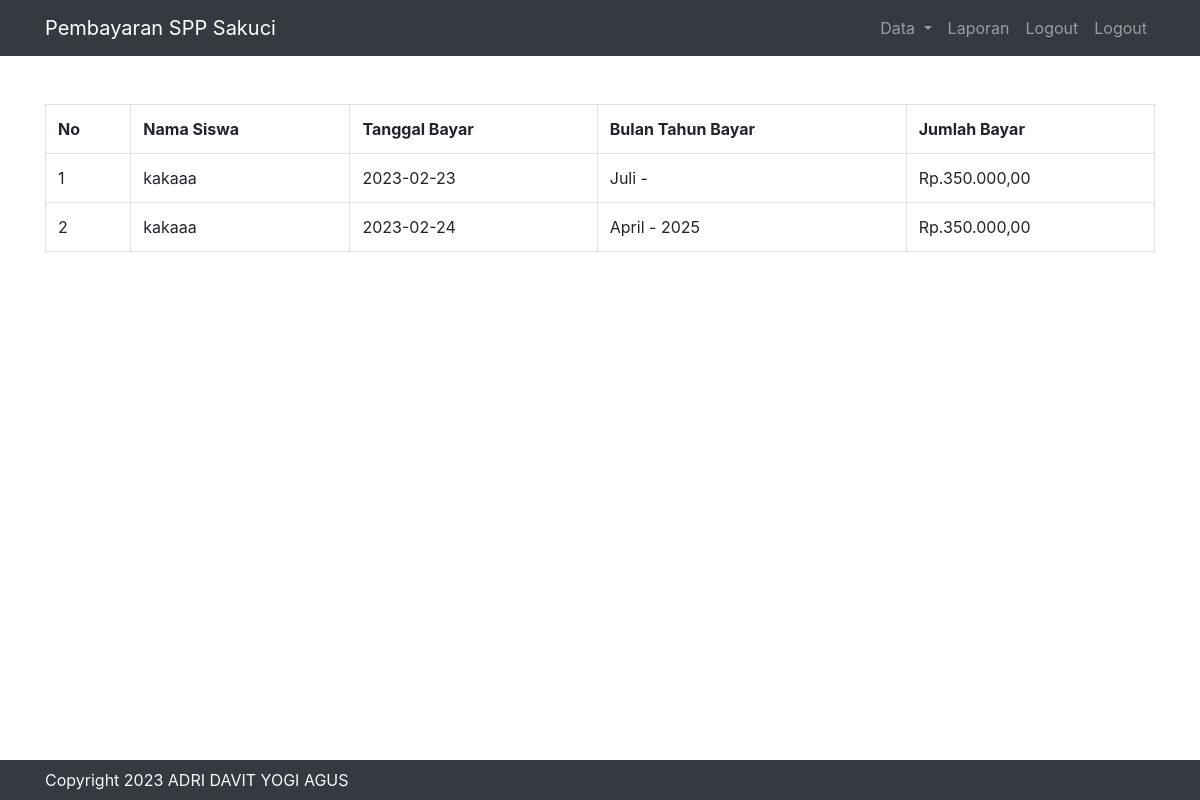
Screenshot of /admin.php?page=history&nisn=00000 (signed in) with the database file from the repository.
### tables this page shows
CREATE TABLE `pembayaran` (
  `id_pembayaran` int(11) UNSIGNED NOT NULL,
  `id_petugas` int(11) UNSIGNED DEFAULT NULL,
  `nisn` char(20) DEFAULT NULL,
  `tgl_bayar` date DEFAULT NULL,
  `bulan_dibayar` varchar(15) DEFAULT NULL,
  `tahun_dibayar` varchar(4) DEFAULT NULL,
  `id_spp` int(11) UNSIGNED DEFAULT NULL,
  `jumlah_bayar` int(30) DEFAULT NULL
);

CREATE TABLE `siswa` (
  `nisn` char(20) NOT NULL DEFAULT '',
  `nis` char(20) NOT NULL DEFAULT '',
  `nama` varchar(35) NOT NULL,
  `id_kelas` int(10) UNSIGNED NOT NULL,
  `alamat` text NOT NULL,
  `no_telp` varchar(13) NOT NULL,
  `id_spp` int(11) UNSIGNED NOT NULL
);

### system/fungsi.php (called while the page is built, shortened)
<?php
class Fungsi {
    public function kon(){
        $kon = mysqli_connect('localhost', 'root' , '','spp');
        return $kon;
    }
    public function history($nisn){
        $sql = "SELECT * FROM pembayaran LEFT JOIN siswa ON pembayaran.nisn=siswa.nisn WHERE pembayaran.nisn = '$nisn'";
        $query = mysqli_query ($this->kon(),$sql);
      while($d = mysqli_fetch_assoc($query)){
            $data[] = $d;
      }
      return $data;
    }
}

### user/history.php (the view)
<?php
    $nisn = $_GET['nisn'];
    $his = $fungsi->history($nisn);
?>
<div class="container mt-5">
    <table class="table table-bordered">
        <tr>
            <th>No</th>
            <th>Nama Siswa</th>
            <th>Tanggal Bayar</th>
            <th>Bulan Tahun Bayar</th>
            <th>Jumlah Bayar</th>
        </tr>
        <?php
        $no=1;
        foreach($his as $d){ ?>
            <tr>
                <td><?= $no++;?></td>
                <td><?= $d['nama']?></td>
                <td><?= $d['tgl_bayar']?></td>
                <td><?= $d['bulan_dibayar']?> - <?= $d['tahun_dibayar']?> </td>
                <td>Rp.<?= number_format($d['jumlah_bayar'],2,',','.')?></td>
            </tr>
        <?php }
         ?>
    </table>
</div>

### rows the page displays
pembayaran: nisn.nama "kakaaa", tgl_bayar "2023-02-23", bulan_dibayar "Juli", jumlah_bayar "350.000,00"
pembayaran: nisn.nama "kakaaa", tgl_bayar "2023-02-24", bulan_dibayar "April", tahun_dibayar "2025", jumlah_bayar "350.000,00"
